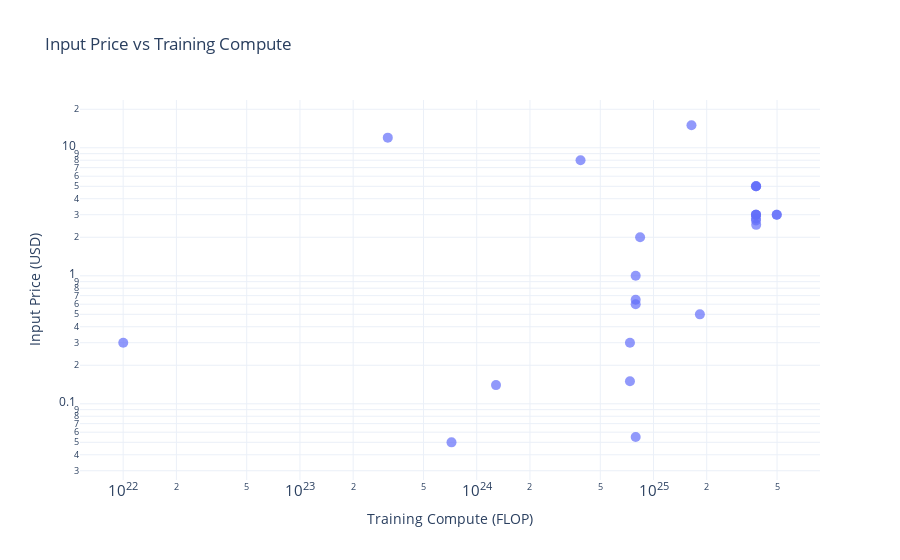
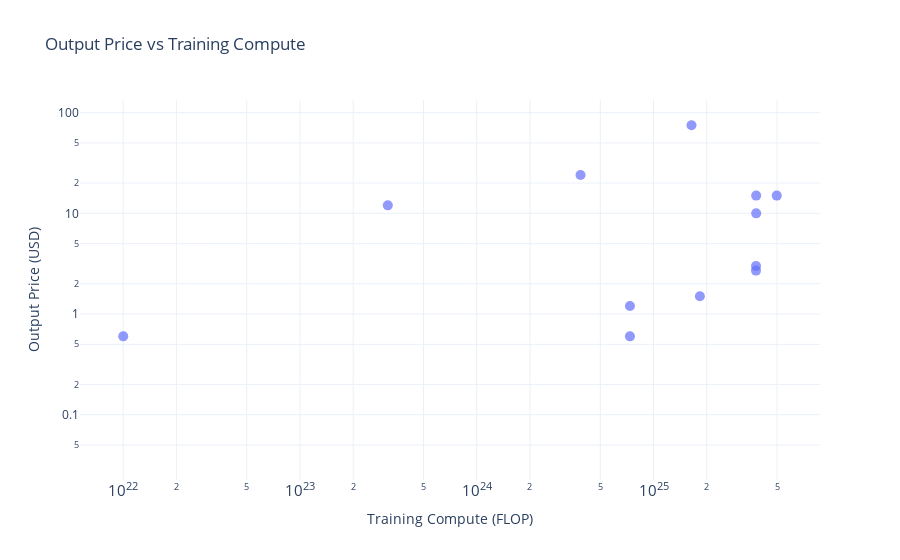

Write notebook code for charts like these, in order.
### Code cell
# Use graph_objects to plot price vs training compute
fig = go.Figure()

input_price_df = price_df[price_df['Price Unit'] == '$/1M input tokens'].copy()
output_price_df = price_df[price_df['Price Unit'] == '$/1M output tokens'].copy()

fig.add_trace(go.Scatter(
    x=input_price_df['Training compute (FLOP)'], 
    y=input_price_df['Price (USD)'],
    mode='markers',
    marker=dict(size=10, opacity=0.7)
))
fig.update_layout(
    title='Input Price vs Training Compute',
    xaxis_title='Training Compute (FLOP)',
    yaxis_title='Input Price (USD)',
    yaxis_type='log',
    xaxis_type='log',
)
if save:
    save_plot(fig, results_dir, 'input_price_vs_training_compute')
fig.show()

# Output price vs training compute
fig = go.Figure()
fig.add_trace(go.Scatter(
    x=output_price_df['Training compute (FLOP)'], 
    y=output_price_df['Price (USD)'],
    mode='markers',
    marker=dict(size=10, opacity=0.7)
))
fig.update_layout(
    title='Output Price vs Training Compute',
    xaxis_title='Training Compute (FLOP)',
    yaxis_title='Output Price (USD)',
    yaxis_type='log',
    xaxis_type='log',
)
if save:
    save_plot(fig, results_dir, 'output_price_vs_training_compute')
fig.show()

### Figure 1 — Plotly figure (JSON) as saved in the notebook; plotly's stock layout.template omitted (floating-point values rounded to 4 significant figures)
{"data": [{"marker": {"opacity": 0.7, "size": 10}, "mode": "markers", "type": "scatter", "x": [3.81e+25, 3.81e+25, 7.36e+24, 1.64e+25, null, 4.98e+25, null, null, null, 3.866e+24, 1.83e+25, null, 1.001e+22, null, null, 7.36e+24, null, 3.14e+23, null, 3.8e+25, 3.8e+25, null, null, 4.98e+25, null, null, 7.2e+23, 7.929e+24, 3.8e+25, 3.8e+25, 3.8e+25, 7.929e+24, 7.929e+24, 7.929e+24, 1.285e+24, 8.4e+24, 3.8e+25, 3.8e+25, null, null, null, null, null, null, null, null], "y": [2.5, 5, 0.15, 15, 0.25, 3, 3, 8, 0.8, 8, 0.5, 1.5, 0.3, 3, 0.5, 0.3, 3, 12, 1.6, 2.7, 3, 15, 3, 3, 0.25, 2.5, 0.05, 0.055, 5, 3, 2.8, 1, 0.6, 0.65, 0.14, 2, 5, 3, 2, 0.5, 1, 0.5, 1, 10, 0.04, 0.1]}], "layout": {"title": {"text": "Input Price vs Training Compute"}, "xaxis": {"title": {"text": "Training Compute (FLOP)"}, "type": "log"}, "yaxis": {"title": {"text": "Input Price (USD)"}, "type": "log"}}}

### Figure 2 — Plotly figure (JSON) as saved in the notebook; plotly's stock layout.template omitted (floating-point values rounded to 4 significant figures)
{"data": [{"marker": {"opacity": 0.7, "size": 10}, "mode": "markers", "type": "scatter", "x": [3.81e+25, 3.81e+25, 7.36e+24, 1.64e+25, null, 4.98e+25, null, null, null, 3.866e+24, 1.83e+25, null, 1.001e+22, null, null, 7.36e+24, null, 3.14e+23, null, 3.8e+25, 3.8e+25, null, null, null, null, null, null, null, null, null], "y": [10, 15, 0.6, 75, 1.25, 15, 15, 24, 2.4, 24, 1.5, 2, 0.6, 15, 1.5, 1.2, 6, 12, 1.6, 2.7, 3, 60, 12, 1.5, 5, 1.5, 2, 30, 0.04, 0.1]}], "layout": {"title": {"text": "Output Price vs Training Compute"}, "xaxis": {"title": {"text": "Training Compute (FLOP)"}, "type": "log"}, "yaxis": {"title": {"text": "Output Price (USD)"}, "type": "log"}}}
